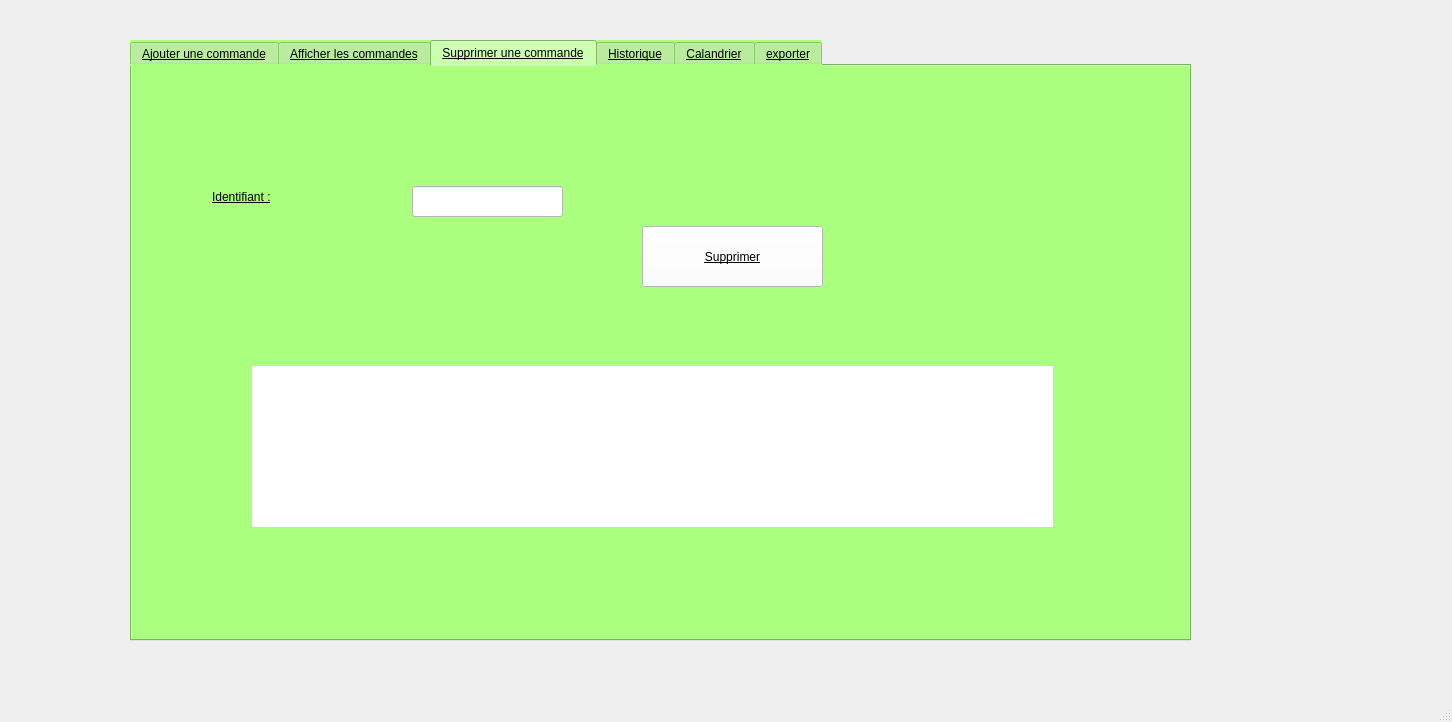
<?xml version="1.0" encoding="UTF-8"?>
<ui version="4.0">
 <class>MainWindow_commande</class>
 <widget class="QMainWindow" name="MainWindow_commande">
  <property name="geometry">
   <rect>
    <x>0</x>
    <y>0</y>
    <width>1452</width>
    <height>722</height>
   </rect>
  </property>
  <property name="windowTitle">
   <string>MainWindow_commande</string>
  </property>
  <widget class="QWidget" name="centralwidget">
   <widget class="QTabWidget" name="tabWidget">
    <property name="geometry">
     <rect>
      <x>130</x>
      <y>40</y>
      <width>1061</width>
      <height>601</height>
     </rect>
    </property>
    <property name="styleSheet">
     <string notr="true">background-color: rgb(170, 255, 127);
color: rgb(0, 0, 0);
text-decoration: underline;
font: 63 8pt &quot;Segoe UI Variable Text Semibold&quot;;</string>
    </property>
    <property name="currentIndex">
     <number>2</number>
    </property>
    <widget class="QWidget" name="tab">
     <attribute name="title">
      <string>Ajouter une commande</string>
     </attribute>
     <widget class="QLabel" name="label">
      <property name="geometry">
       <rect>
        <x>170</x>
        <y>30</y>
        <width>161</width>
        <height>41</height>
       </rect>
      </property>
      <property name="styleSheet">
       <string notr="true">font: 20pt &quot;MS Shell Dlg 2&quot;;
text-decoration: underline;</string>
      </property>
      <property name="text">
       <string>Identifiant</string>
      </property>
     </widget>
     <widget class="QLabel" name="label_2">
      <property name="geometry">
       <rect>
        <x>180</x>
        <y>100</y>
        <width>121</width>
        <height>41</height>
       </rect>
      </property>
      <property name="styleSheet">
       <string notr="true">font: 20pt &quot;MS Shell Dlg 2&quot;;
text-decoration: underline;</string>
      </property>
      <property name="text">
       <string>date</string>
      </property>
     </widget>
     <widget class="QLabel" name="label_3">
      <property name="geometry">
       <rect>
        <x>180</x>
        <y>170</y>
        <width>161</width>
        <height>41</height>
       </rect>
      </property>
      <property name="styleSheet">
       <string notr="true">font: 20pt &quot;MS Shell Dlg 2&quot;;
text-decoration: underline;</string>
      </property>
      <property name="text">
       <string>total</string>
      </property>
     </widget>
     <widget class="QLineEdit" name="lineEdit_id">
      <property name="geometry">
       <rect>
        <x>372</x>
        <y>30</y>
        <width>161</width>
        <height>31</height>
       </rect>
      </property>
      <property name="styleSheet">
       <string notr="true">background-color: rgb(255, 255, 255);</string>
      </property>
     </widget>
     <widget class="QLineEdit" name="lineEdit_total">
      <property name="geometry">
       <rect>
        <x>372</x>
        <y>179</y>
        <width>161</width>
        <height>31</height>
       </rect>
      </property>
      <property name="styleSheet">
       <string notr="true">background-color: rgb(255, 255, 255);</string>
      </property>
     </widget>
     <widget class="QPushButton" name="pb_ajouter">
      <property name="geometry">
       <rect>
        <x>250</x>
        <y>372</y>
        <width>121</width>
        <height>41</height>
       </rect>
      </property>
      <property name="styleSheet">
       <string notr="true">font: 75 16pt &quot;MS Shell Dlg 2&quot;;
background-color: rgb(255, 255, 255);</string>
      </property>
      <property name="text">
       <string>Ajouter</string>
      </property>
     </widget>
     <widget class="QPushButton" name="pushButton_modif">
      <property name="geometry">
       <rect>
        <x>410</x>
        <y>370</y>
        <width>121</width>
        <height>41</height>
       </rect>
      </property>
      <property name="styleSheet">
       <string notr="true">font: 16pt &quot;MS Shell Dlg 2&quot;;
background-color: rgb(255, 255, 255);
text-decoration: underline;</string>
      </property>
      <property name="text">
       <string>Modifier</string>
      </property>
     </widget>
     <widget class="QLabel" name="label_5">
      <property name="geometry">
       <rect>
        <x>180</x>
        <y>240</y>
        <width>171</width>
        <height>31</height>
       </rect>
      </property>
      <property name="styleSheet">
       <string notr="true">font: 20pt &quot;MS Shell Dlg 2&quot;;</string>
      </property>
      <property name="text">
       <string>Quantité</string>
      </property>
     </widget>
     <widget class="QLineEdit" name="lineEdit_qte">
      <property name="geometry">
       <rect>
        <x>372</x>
        <y>239</y>
        <width>161</width>
        <height>31</height>
       </rect>
      </property>
      <property name="styleSheet">
       <string notr="true">background-color: rgb(255, 255, 255);</string>
      </property>
     </widget>
     <widget class="QDateEdit" name="datec">
      <property name="geometry">
       <rect>
        <x>369</x>
        <y>110</y>
        <width>161</width>
        <height>31</height>
       </rect>
      </property>
      <property name="styleSheet">
       <string notr="true">background-color: rgb(255, 255, 255);</string>
      </property>
      <property name="date">
       <date>
        <year>2023</year>
        <month>11</month>
        <day>1</day>
       </date>
      </property>
     </widget>
    </widget>
    <widget class="QWidget" name="tab_2">
     <attribute name="title">
      <string>Afficher les commandes</string>
     </attribute>
     <widget class="QTableView" name="tabcommande">
      <property name="geometry">
       <rect>
        <x>60</x>
        <y>20</y>
        <width>951</width>
        <height>391</height>
       </rect>
      </property>
      <property name="styleSheet">
       <string notr="true">background-color: rgb(255, 255, 255);</string>
      </property>
     </widget>
     <widget class="QPushButton" name="pushButton_trier">
      <property name="geometry">
       <rect>
        <x>460</x>
        <y>440</y>
        <width>141</width>
        <height>41</height>
       </rect>
      </property>
      <property name="styleSheet">
       <string notr="true">background-color: rgb(255, 255, 255);
text-decoration: underline;
font: 16pt &quot;MS Shell Dlg 2&quot;;</string>
      </property>
      <property name="text">
       <string>Trier</string>
      </property>
     </widget>
    </widget>
    <widget class="QWidget" name="tab_3">
     <attribute name="title">
      <string>Supprimer une commande</string>
     </attribute>
     <widget class="QLineEdit" name="lineEdit_id_2">
      <property name="geometry">
       <rect>
        <x>280</x>
        <y>120</y>
        <width>151</width>
        <height>31</height>
       </rect>
      </property>
      <property name="styleSheet">
       <string notr="true">background-color: rgb(255, 255, 255);
font: 11pt &quot;MS Shell Dlg 2&quot;;</string>
      </property>
     </widget>
     <widget class="QLabel" name="label_4">
      <property name="geometry">
       <rect>
        <x>80</x>
        <y>110</y>
        <width>171</width>
        <height>41</height>
       </rect>
      </property>
      <property name="styleSheet">
       <string notr="true">font: 20pt &quot;MS Shell Dlg 2&quot;;</string>
      </property>
      <property name="text">
       <string>Identifiant :</string>
      </property>
     </widget>
     <widget class="QPushButton" name="pb_supprimer">
      <property name="geometry">
       <rect>
        <x>510</x>
        <y>160</y>
        <width>181</width>
        <height>61</height>
       </rect>
      </property>
      <property name="styleSheet">
       <string notr="true">background-color: rgb(255, 255, 255);
text-decoration: underline;
font: 16pt &quot;MS Shell Dlg 2&quot;;</string>
      </property>
      <property name="text">
       <string>Supprimer</string>
      </property>
     </widget>
     <widget class="QWidget" name="widget_verif" native="true">
      <property name="geometry">
       <rect>
        <x>120</x>
        <y>300</y>
        <width>801</width>
        <height>161</height>
       </rect>
      </property>
      <property name="styleSheet">
       <string notr="true">background-color: rgb(255, 255, 255);</string>
      </property>
     </widget>
    </widget>
    <widget class="QWidget" name="tab_4">
     <attribute name="title">
      <string>Historique</string>
     </attribute>
     <widget class="QLabel" name="label_6">
      <property name="geometry">
       <rect>
        <x>20</x>
        <y>50</y>
        <width>251</width>
        <height>16</height>
       </rect>
      </property>
      <property name="styleSheet">
       <string notr="true">font: 12pt &quot;MS Shell Dlg 2&quot;;</string>
      </property>
      <property name="text">
       <string>Chercher votre commande :</string>
      </property>
     </widget>
     <widget class="QLineEdit" name="lineEdit_id_recherche">
      <property name="geometry">
       <rect>
        <x>290</x>
        <y>50</y>
        <width>113</width>
        <height>22</height>
       </rect>
      </property>
      <property name="styleSheet">
       <string notr="true">background-color: rgb(255, 255, 255);</string>
      </property>
     </widget>
     <widget class="QPushButton" name="pushButton_chercher">
      <property name="geometry">
       <rect>
        <x>470</x>
        <y>50</y>
        <width>141</width>
        <height>41</height>
       </rect>
      </property>
      <property name="styleSheet">
       <string notr="true">background-color: rgb(255, 255, 255);
text-decoration: underline;
font: 16pt &quot;MS Shell Dlg 2&quot;;</string>
      </property>
      <property name="text">
       <string>chercher</string>
      </property>
     </widget>
     <widget class="QTableView" name="tableView_rech">
      <property name="geometry">
       <rect>
        <x>60</x>
        <y>130</y>
        <width>941</width>
        <height>211</height>
       </rect>
      </property>
      <property name="styleSheet">
       <string notr="true">background-color: rgb(255, 255, 255);</string>
      </property>
     </widget>
     <widget class="QPushButton" name="pushButton_his">
      <property name="geometry">
       <rect>
        <x>440</x>
        <y>420</y>
        <width>161</width>
        <height>41</height>
       </rect>
      </property>
      <property name="styleSheet">
       <string notr="true">font: 16pt &quot;MS Shell Dlg 2&quot;;
background-color: rgb(255, 255, 255);
text-decoration: underline;</string>
      </property>
      <property name="text">
       <string>Historique</string>
      </property>
     </widget>
    </widget>
    <widget class="QWidget" name="tab_5">
     <attribute name="title">
      <string>Calandrier</string>
     </attribute>
     <widget class="QCalendarWidget" name="calendarWidget">
      <property name="geometry">
       <rect>
        <x>20</x>
        <y>30</y>
        <width>1011</width>
        <height>341</height>
       </rect>
      </property>
      <property name="styleSheet">
       <string notr="true">background-color: rgb(255, 255, 255);</string>
      </property>
     </widget>
     <widget class="QTableView" name="tableView">
      <property name="geometry">
       <rect>
        <x>20</x>
        <y>401</y>
        <width>1001</width>
        <height>151</height>
       </rect>
      </property>
      <property name="styleSheet">
       <string notr="true">background-color: rgb(255, 255, 255);</string>
      </property>
     </widget>
    </widget>
    <widget class="QWidget" name="tab_6">
     <attribute name="title">
      <string>exporter</string>
     </attribute>
     <widget class="QPushButton" name="pushButton">
      <property name="geometry">
       <rect>
        <x>430</x>
        <y>227</y>
        <width>161</width>
        <height>41</height>
       </rect>
      </property>
      <property name="styleSheet">
       <string notr="true">background-color: rgb(255, 255, 255);
text-decoration: underline;
font: 16pt &quot;MS Shell Dlg 2&quot;;</string>
      </property>
      <property name="text">
       <string>export</string>
      </property>
     </widget>
     <widget class="QLabel" name="label_7">
      <property name="geometry">
       <rect>
        <x>190</x>
        <y>130</y>
        <width>631</width>
        <height>51</height>
       </rect>
      </property>
      <property name="styleSheet">
       <string notr="true">background-color: rgb(0, 0, 0);
text-decoration: underline;
font: 8pt &quot;MS Shell Dlg 2&quot;;
background-color: rgb(255, 255, 255);
border-color: rgb(0, 255, 0);
font: 75 20pt &quot;MS Shell Dlg 2&quot;;</string>
      </property>
      <property name="text">
       <string>        exporter votre commande en pdf        </string>
      </property>
     </widget>
     <widget class="QPushButton" name="pushButton_stat">
      <property name="geometry">
       <rect>
        <x>440</x>
        <y>360</y>
        <width>151</width>
        <height>51</height>
       </rect>
      </property>
      <property name="styleSheet">
       <string notr="true">background-color: rgb(255, 255, 255);
text-decoration: underline;
font: 16pt &quot;MS Shell Dlg 2&quot;;</string>
      </property>
      <property name="text">
       <string>statistique</string>
      </property>
     </widget>
     <widget class="QLabel" name="label_8">
      <property name="geometry">
       <rect>
        <x>170</x>
        <y>290</y>
        <width>641</width>
        <height>41</height>
       </rect>
      </property>
      <property name="styleSheet">
       <string notr="true">background-color: rgb(0, 0, 0);
font: 8pt &quot;MS Shell Dlg 2&quot;;
background-color: rgb(255, 255, 255);
border-color: rgb(0, 255, 0);
font: 75 20pt &quot;MS Shell Dlg 2&quot;;</string>
      </property>
      <property name="text">
       <string>       Voir les statistiques des commandes       </string>
      </property>
     </widget>
    </widget>
   </widget>
  </widget>
  <widget class="QMenuBar" name="menubar">
   <property name="geometry">
    <rect>
     <x>0</x>
     <y>0</y>
     <width>1452</width>
     <height>26</height>
    </rect>
   </property>
  </widget>
  <widget class="QStatusBar" name="statusbar"/>
 </widget>
 <resources/>
 <connections/>
</ui>
